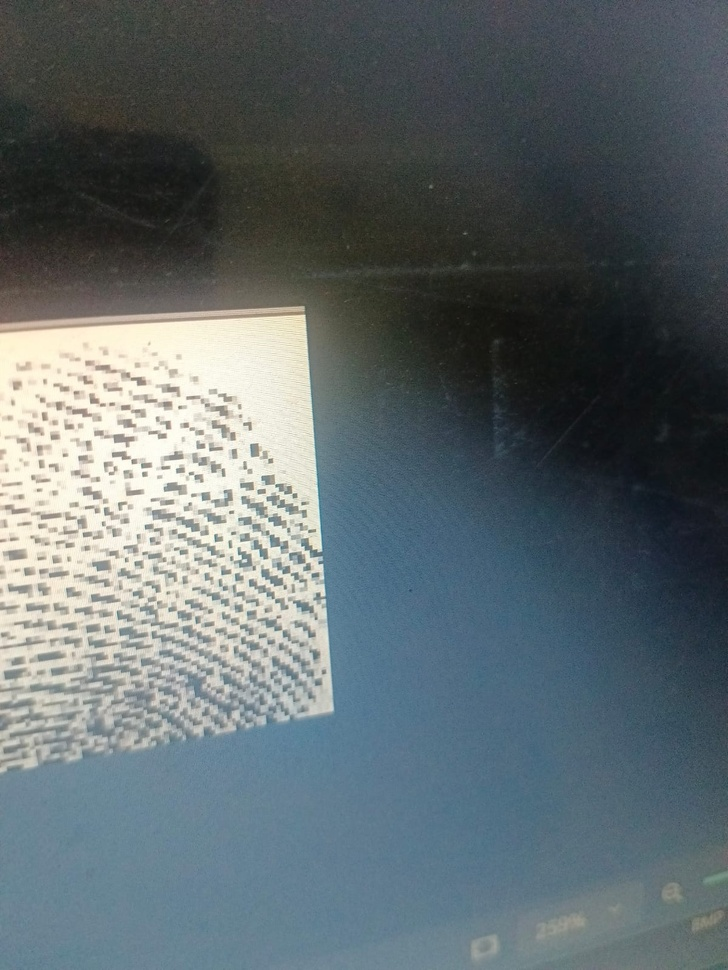
#> input picture data/spoof/spoof_003.jpeg, 728 x 970 px, shrunk from 1200 x 1599 before the run; its folder holds only this picture in this run
$ python generate_spoof_dataset.py
#> lines starting #> are read from the running program, lines starting #| are printed output that depends on the picture
import os
import random
import cv2
import numpy as np

INPUT_DIR = "data/spoof"
OUTPUT_DIR = "data/spoof_generated"

os.makedirs(OUTPUT_DIR, exist_ok=True)

images = [f for f in os.listdir(INPUT_DIR)
          if f.lower().endswith((".jpeg", ".jpg", ".png", ".bmp"))]


def motion_blur(img):
    k = random.choice([5, 7, 9, 11])
    kernel = np.zeros((k, k))
    kernel[k // 2, :] = np.ones(k)
    kernel /= k
    return cv2.filter2D(img, -1, kernel)


def screen_lines(img):
    out = img.copy()
    for i in range(0, out.shape[0], 3):
        out[i:i+1] = np.clip(out[i:i+1] * 0.75, 0, 255)
    return out


def jpeg_artifacts(img):
    quality = random.randint(20, 60)
    _, enc = cv2.imencode(".jpg", img,
                          [int(cv2.IMWRITE_JPEG_QUALITY), quality])
    return cv2.imdecode(enc, 1)


def gaussian_noise(img):
    noise = np.random.normal(0, 12, img.shape).astype(np.int16)
    out = img.astype(np.int16) + noise
    return np.clip(out, 0, 255).astype(np.uint8)


def brightness(img):
    alpha = random.uniform(0.75, 1.25)
    beta = random.randint(-20, 20)
    return cv2.convertScaleAbs(img, alpha=alpha, beta=beta)


def gaussian_blur(img):
    return cv2.GaussianBlur(img, (5, 5), 0)


def perspective(img):
    h, w = img.shape[:2]

    src = np.float32([[0, 0],
                      [w, 0],
                      [0, h],
                      [w, h]])

    shift = 12

    dst = np.float32([
        [random.randint(0, shift), random.randint(0, shift)],
        [w-random.randint(0, shift), random.randint(0, shift)],
        [random.randint(0, shift), h-random.randint(0, shift)],
        [w-random.randint(0, shift), h-random.randint(0, shift)]
    ])

    M = cv2.getPerspectiveTransform(src, dst)

    return cv2.warpPerspective(img, M, (w, h),
                               borderMode=cv2.BORDER_REPLICATE)


def reflection(img):
    overlay = img.copy()

    x1 = random.randint(0, img.shape[1] // 2)
    x2 = random.randint(img.shape[1] // 2, img.shape[1])

    cv2.rectangle(
        overlay,
        (x1, 0),
        (x2, img.shape[0]),
        (255, 255, 255),
        -1
    )

    alpha = random.uniform(0.05, 0.18)

    return cv2.addWeighted(
        overlay,
        alpha,
        img,
        1-alpha,
        0
    )


effects = [
    motion_blur,
    screen_lines,
    jpeg_artifacts,
    gaussian_noise,
    brightness,
    gaussian_blur,
    perspective,
    reflection
]

count = 1

for image_name in images:

    img = cv2.imread(os.path.join(INPUT_DIR, image_name))
#> img is the input picture: shape (970, 728, 3); mean B, G, R 109.3, 105.9, 95.3

    if img is None:
        continue

    for _ in range(20):

        out = img.copy()

        random.shuffle(effects)

        for fx in effects[:random.randint(3, 6)]:
            out = fx(out)

        filename = f"spoof_{count:04d}.jpeg"

        cv2.imwrite(
            os.path.join(OUTPUT_DIR, filename),
            out
        )

        count += 1
#> this loop made 20 passes
#> filename on passes 1, 15: 'spoof_0001.jpeg', 'spoof_0015.jpeg'
#> pass 1, in screen_lines, `out = img.copy()`:
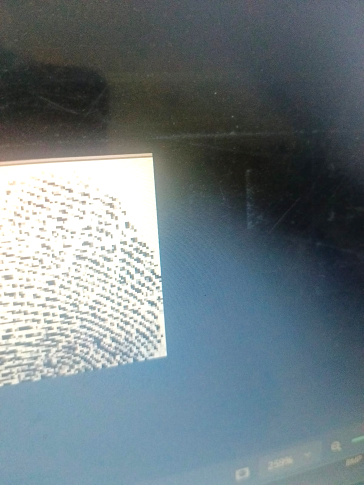
#> out: shape (970, 728, 3) (shown at 1/2 size); mean of channels 0, 1, 2 129.9, 123.9, 110.4; drawn as B, G, R
#> pass 1, in gaussian_noise, `noise = np.random.normal(0, 12, img.shape).astype(np.int16)`:
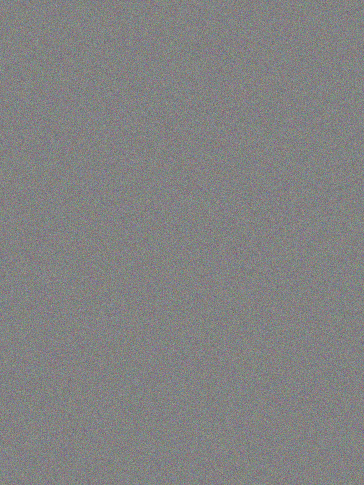
#> noise: shape (970, 728, 3) int16 (shown at 1/2 size); mean of channels 0, 1, 2 0, 0, 0; drawn with min black and max white
#> pass 1, in gaussian_noise, `out = img.astype(np.int16) + noise`:
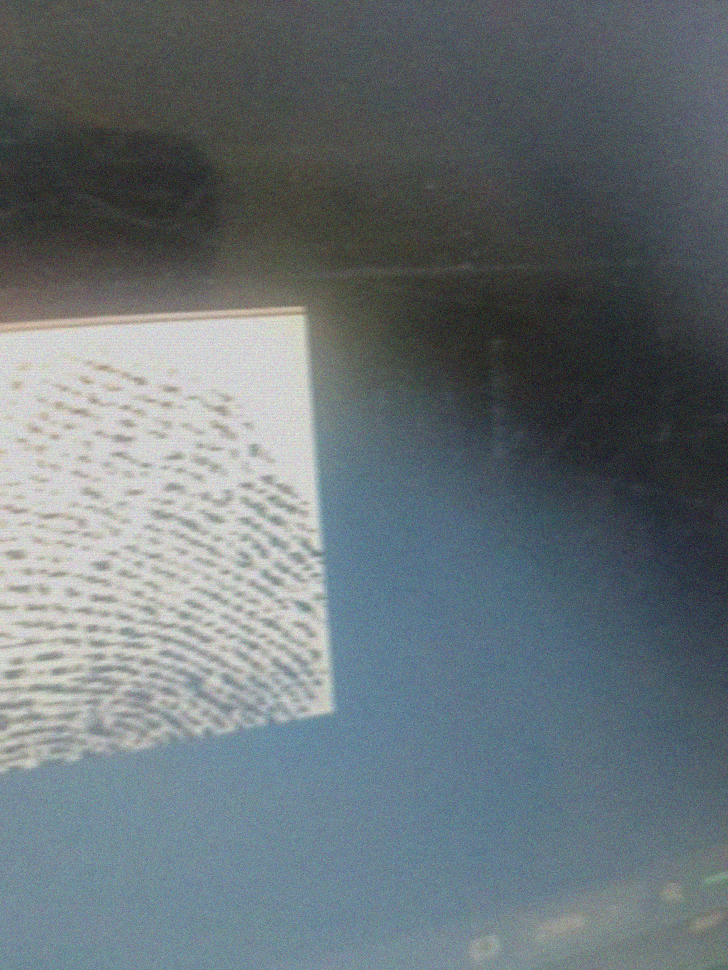
#> out: shape (970, 728, 3) int16; mean of channels 0, 1, 2 119.1, 113.4, 101.2; drawn with min black and max white
#> after the loop, count = 21

print("=" * 40)
print("Finished")
print("Generated :", count - 1)
#| Generated : 20
print("Saved in  :", OUTPUT_DIR)
#| Saved in  : data/spoof_generated
print("=" * 40)

$ run again, on data/spoof/spoof_008.jpeg
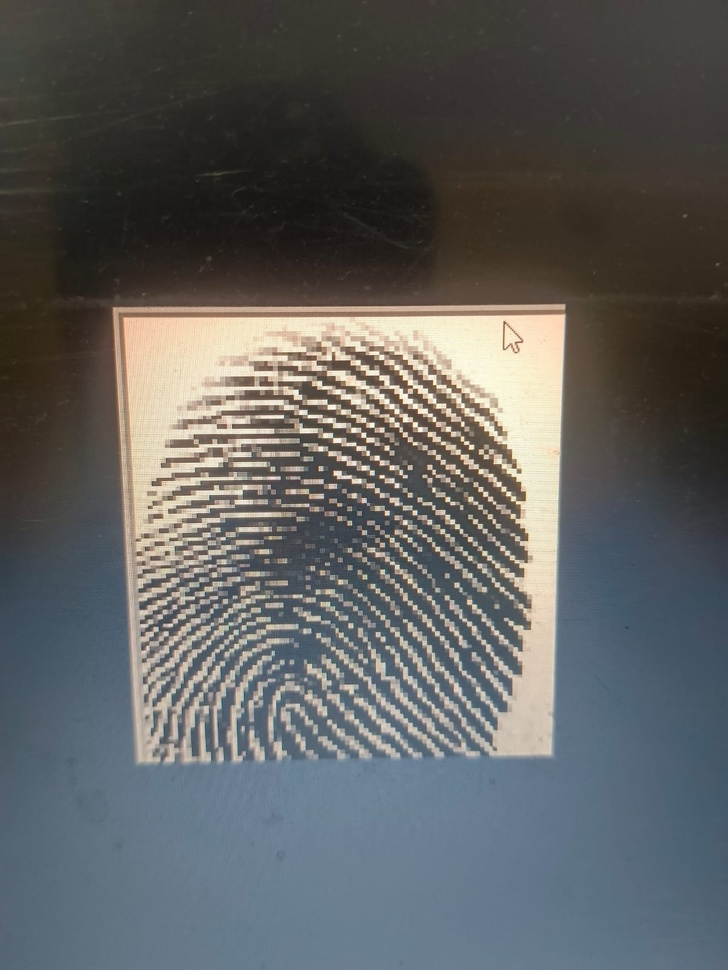
#> input picture data/spoof/spoof_008.jpeg, 728 x 970 px, shrunk from 1200 x 1599 before the run
#> img is the input picture: shape (970, 728, 3); mean B, G, R 96, 96.2, 94.9
#> the loop `for _ in range(20): ` made 20 passes
#> filename on passes 1, 15: 'spoof_0001.jpeg', 'spoof_0015.jpeg'
#> pass 1, in screen_lines, `out = img.copy()`:
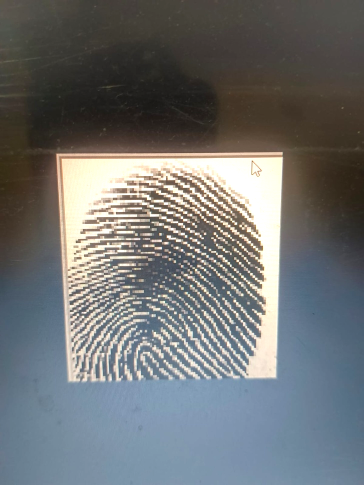
#> out: shape (970, 728, 3) (shown at 1/2 size); mean of channels 0, 1, 2 115, 114.1, 111.4; drawn as B, G, R
#> pass 1, in gaussian_noise, `out = img.astype(np.int16) + noise`:
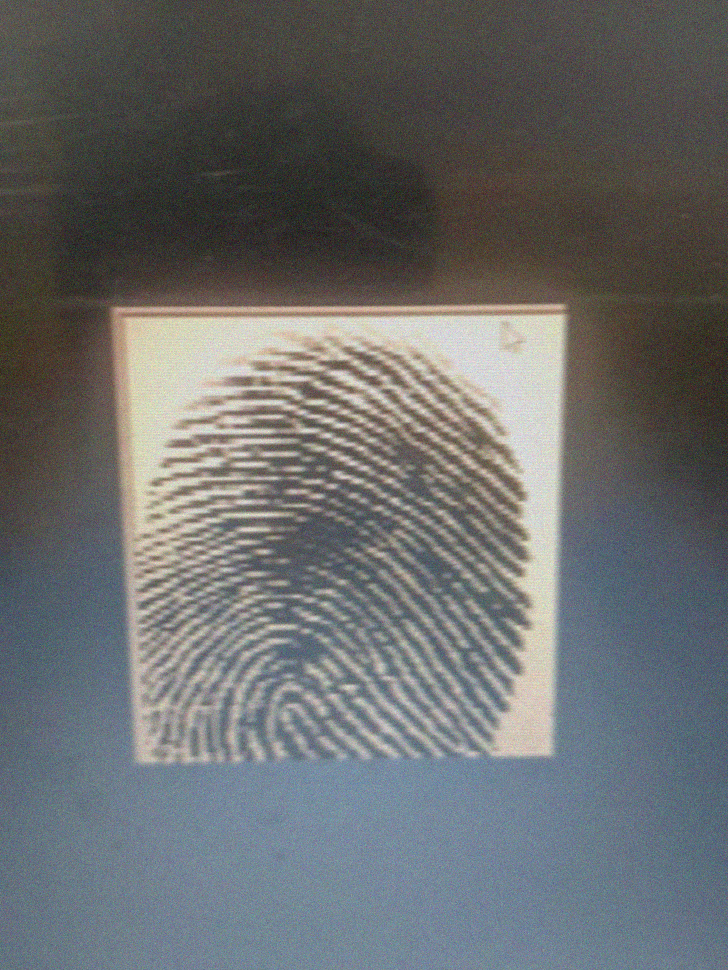
#> out: shape (970, 728, 3) int16; mean of channels 0, 1, 2 105.4, 104.7, 101.8; drawn with min black and max white
#> after the loop `for _ in range(20):`: count = 21
#| Generated : 20
#| Saved in  : data/spoof_generated
